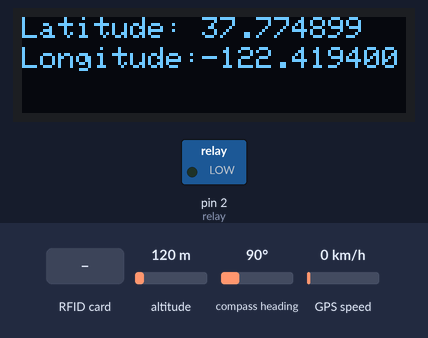
This program was run on a simulated Arduino Nano, built with avr-gcc and run on an emulated ATmega328P. Parts: 128×32 one-colour display, switched loads named in the program (green lamp = pin HIGH). The test bench sets the inputs (shaded band); at power-on: altitude 120 m, compass heading 90°, GPS speed 0 km/h. The GPS gets a fix after 3 s at 37.7749, -122.4194 with 8 satellites; the modem accepts every AT command (registered, SIM ready, sends succeed) and sends nothing else; pins used as bus, display or sensor lines are not drawn; what the program prints to the serial monitor is not drawn.

Above: at 4.3 s.
4.4 s: RFID card F5 37 54 0C held to the reader
At 5.2 s:
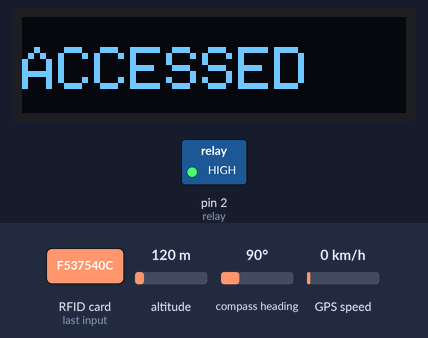
At 6.6 s:
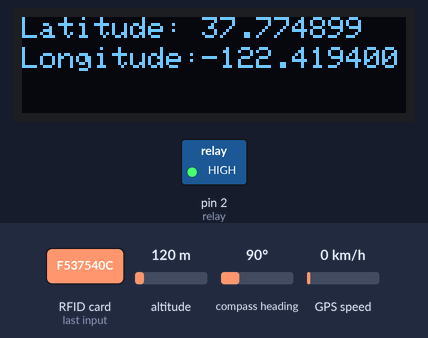
6.9 s: RFID card 5E 7A 19 C4 held to the reader
At 7.7 s:
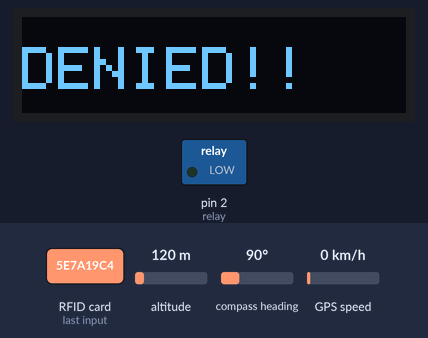
Timing chart, 0 to 9.9 s (numbered marks = the images above; inputs shaded):
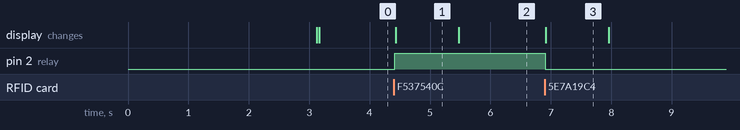

Measured:
- after the input at 4.4 s, pin 2 (relay): LOW → HIGH at once; the display: changes at once (image 1)
- after the input at 6.9 s, pin 2 (relay): HIGH → LOW at once; the display: changes at once (image 3)
- what the display in image 1 shows lasts 1.1 s, from 4.4 s to 5.5 s

The program:

main.cpp
```cpp
#include <Arduino.h>
#include <SPI.h>
#include <Wire.h>
#include <MFRC522.h>
#include <SoftwareSerial.h>
#include <TinyGPS++.h>
#include <Adafruit_GFX.h>
#include <Adafruit_SSD1306.h>

#define SCREEN_WIDTH 128
#define SCREEN_HEIGHT 32

#define SS_PIN 10
#define RST_PIN 9

static const int RXPin = 4, TXPin = 3;
static const uint32_t GPSBaud = 9600;

Adafruit_SSD1306 display(SCREEN_WIDTH, SCREEN_HEIGHT, &Wire, -1);

SoftwareSerial gpsSerial(RXPin, TXPin);
TinyGPSPlus gps;

// Define SIM800 module's TX and RX pins
static const int simTX = 7;  // SIM800 TX pin connected to Arduino
static const int simRX = 8;  // SIM800 RX pin connected to Arduino
SoftwareSerial sim800(simRX, simTX);

const String phoneNumber = "+1234567890";  // Replace with the recipient's phone number

MFRC522 mfrc522(SS_PIN, RST_PIN);   // Create MFRC522 instance.

const int relay = 2;
bool theftMode = false;

// Function declarations
void gpsreader();
void displaydata();
void sendSMS(String message);
void sendLocationSMS();
void checkIncomingSMS();
void RFID_Reader();


// Function to read GPS location and display it
void gpsreader() {
  while (gpsSerial.available() > 0) {
    char c = gpsSerial.read();
    if (gps.encode(c) && gps.location.isUpdated()) {
      displaydata();
    }
  }
}

// RFID Reader function
void RFID_Reader() {
  if (!mfrc522.PICC_IsNewCardPresent()) {
    return;
  }

  if (!mfrc522.PICC_ReadCardSerial()) {
    return;
  }

  Serial.print("UID tag :");
  String content = "";
  byte letter;
  for (byte i = 0; i < mfrc522.uid.size; i++) {
    Serial.print(mfrc522.uid.uidByte[i] < 0x10 ? " 0" : " ");
    Serial.print(mfrc522.uid.uidByte[i], HEX);
    content.concat(String(mfrc522.uid.uidByte[i] < 0x10 ? " 0" : " "));
    content.concat(String(mfrc522.uid.uidByte[i], HEX));
  }
  Serial.println();
  Serial.print("Message : ");
  content.toUpperCase();

  // Array of authorized card UIDs
  String authorizedUIDs[] = {"F5 37 54 0C", "CD 03 07 85"}; //Replace the RFID UIDS

  bool accessGranted = false;
  for (int i = 0; i < sizeof(authorizedUIDs) / sizeof(authorizedUIDs[0]); i++) {
    if (content.substring(1) == authorizedUIDs[i]) {
      accessGranted = true;
      break;
    }
  }

  if (accessGranted) {
    Serial.println("Authorized access");
    digitalWrite(relay, HIGH);
    display.clearDisplay();
    display.setTextSize(2);
    display.setTextColor(WHITE);
    display.setCursor(0, 10);
    display.println("ACCESSED");
    display.display();
    delay(1000);
  } else {
    Serial.println("Access denied");
    digitalWrite(relay, LOW);
    display.clearDisplay();
    display.setTextSize(2);
    display.setTextColor(WHITE);
    display.setCursor(0, 10);
    display.println("DENIED!!");
    display.display();
    delay(1000);
  }
}

// Function to check incoming SMS and handle commands
void checkIncomingSMS() {
  if (sim800.available()) {
    String incomingSMS = sim800.readString();
    Serial.println("Incoming SMS: " + incomingSMS);

    // Check for specific commands in the incoming SMS
    if (incomingSMS.indexOf("CURRENT LOCATION") >= 0) {
      sendLocationSMS();  // Send location if "CURRENT LOCATION" is received
    }
    else if (incomingSMS.indexOf("ACTIVATE THEFT MODE") >= 0) {
      theftMode = true;  // Activate theft mode
      sendSMS("Theft mode activated. Sending location...");
      digitalWrite(relay, LOW);  // Turn off relay in theft mode
    }
    else if (incomingSMS.indexOf("DEACTIVATE THEFT MODE") >= 0) {
      theftMode = false;  // Deactivate theft mode
      sendSMS("Theft mode deactivated.");
      digitalWrite(relay, HIGH);  // Turn on relay when theft mode is deactivated
    }
  }
}

// Function to send the current GPS location via SMS
void sendLocationSMS() {
  String lat = String(gps.location.lat(), 6);
  String lng = String(gps.location.lng(), 6);
  String message = "Current Location:\nLatitude: " + lat + "\nLongitude: " + lng + "\n";
  message += "Google Maps: https://www.google.com/maps?q=" + lat + "," + lng;
  sendSMS(message);
}

// Function to send SMS with GPS location
void sendSMS(String message) {
  sim800.println("AT+CMGS=\"" + phoneNumber + "\"");  // Send command to send SMS
  delay(1000);
  sim800.println(message);  // The SMS message
  delay(100);
  sim800.write(26);  // ASCII code of CTRL+Z to indicate SMS end
  delay(5000);
  Serial.println("SMS sent successfully");
}


// Function to display data on the OLED screen
void displaydata() {
  display.clearDisplay();
  display.setTextSize(1);
  display.setTextColor(WHITE);

  String lat = String(gps.location.lat(), 6);
  String lng = String(gps.location.lng(), 6);

  // Display Latitude and Longitude
  display.setCursor(0, 0);
  display.println(F("Latitude:"));
  display.setCursor(60, 0);
  display.println(lat);

  display.setCursor(0, 10);
  display.println(F("Longitude:"));
  display.setCursor(60, 10);
  display.println(lng);

  display.display();
}


void setup() {
  Serial.begin(9600);
  gpsSerial.begin(GPSBaud);
  SPI.begin();
  mfrc522.PCD_Init();
  delay(4);

  // Initialize GSM SIM800
  sim800.begin(9600);  // SIM800 baud rate
  Serial.println("Initializing GSM module...");
  sim800.println("AT");  // Send AT command to check if SIM800 is responding
  delay(1000);
  sim800.println("AT+CMGF=1");  // Set SMS mode to text
  delay(1000);
  sim800.println("AT+CNMI=1,2,0,0,0"); // Enable unsolicited incoming SMS notification
  delay(1000);

  if (!display.begin(SSD1306_SWITCHCAPVCC, 0x3C)) {
    Serial.println(F("SSD1306 allocation failed"));
    while (true);  // Infinite loop on failure
  }

  display.clearDisplay();
  pinMode(relay, OUTPUT);
  digitalWrite(relay, LOW);  // Ensure relay is off initially
}

void loop() {
  gpsreader();
  RFID_Reader();
  checkIncomingSMS();  // Check for incoming SMS
  if (theftMode) {
    sendLocationSMS(); // If theft mode is on, continuously send location
    digitalWrite(relay, LOW);  // Disable relay in theft mode
    delay(5000);  // Send location every 5 seconds
  }
}
```
